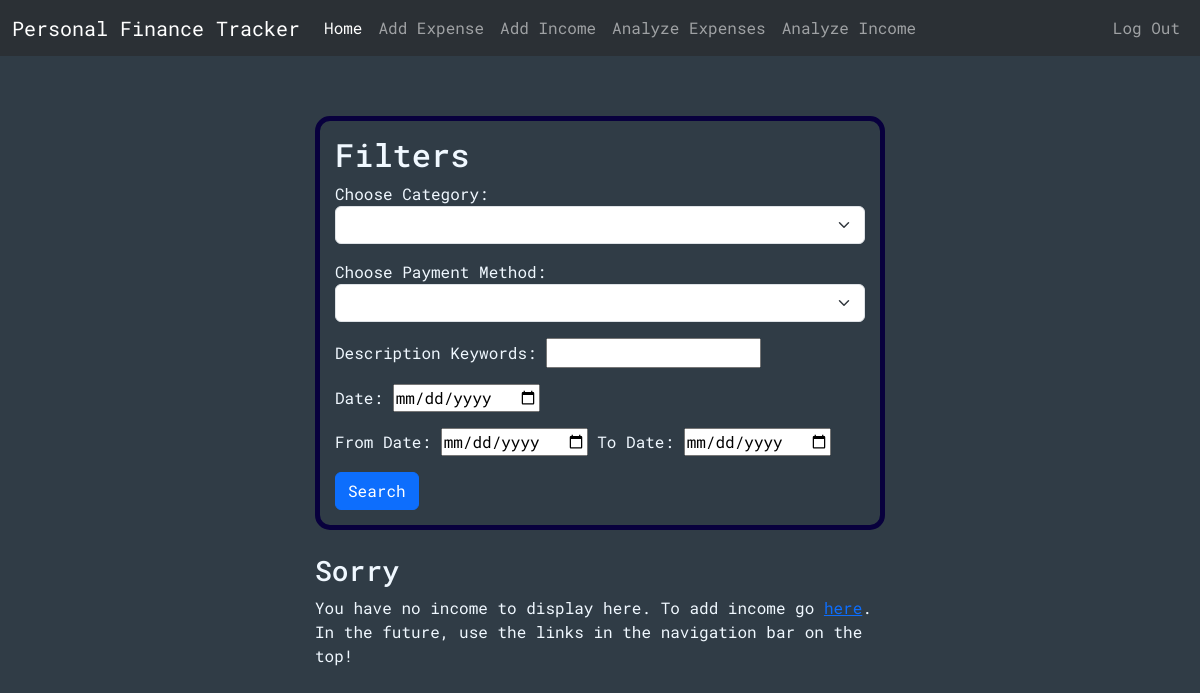
Page /analyzeIncome (signed in) on the earlier database version.
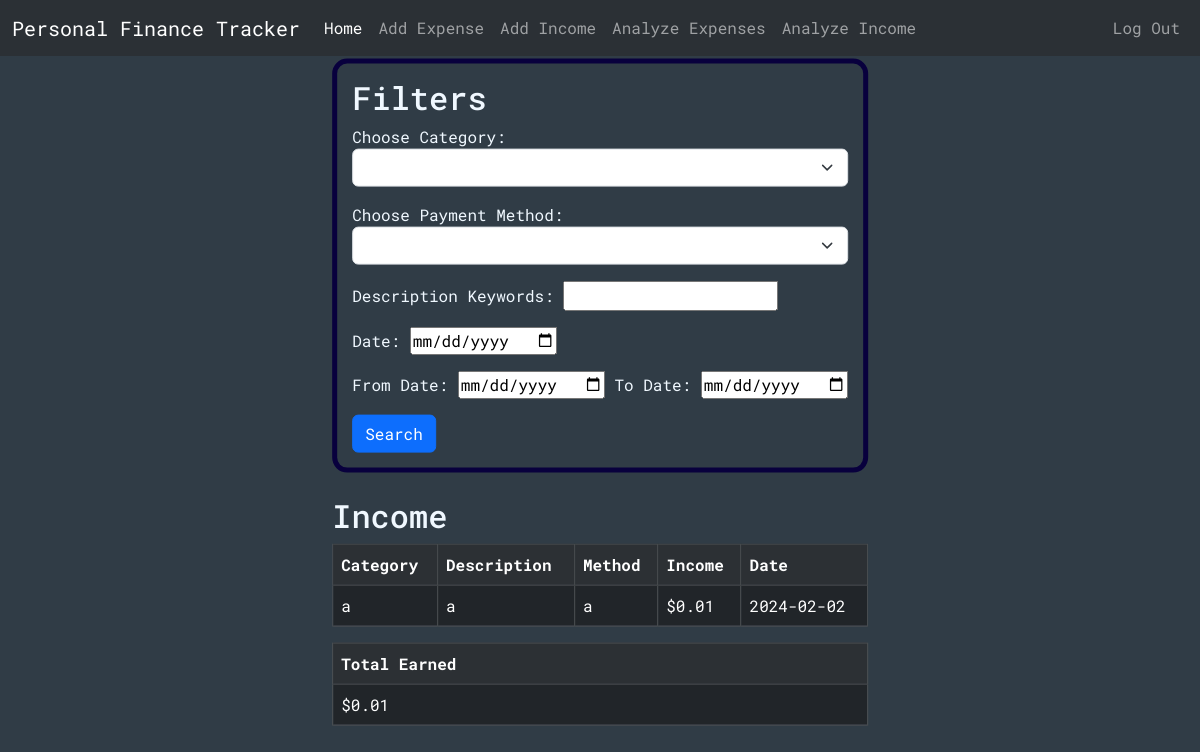
Same page on the later database version.
### tables this page shows
CREATE TABLE incomes (id INTEGER PRIMARY KEY, user_id INTEGER NOT NULL, category TEXT, description TEXT, method TEXT, income NUMERIC NOT NULL, date TEXT NOT NULL, FOREIGN KEY (user_id) REFERENCES users(id));

### app.py (the view, shortened to what this page needs)
@app.route("/analyzeIncome", methods=["GET", "POST"])
@login_required
def analyzeIncome():
    conn = get_db_connection()
    categories = conn.execute("SELECT DISTINCT category FROM incomes WHERE user_id = ?", (session["user_id"],)).fetchall()
    methods = conn.execute("SELECT DISTINCT method FROM incomes WHERE user_id = ?", (session["user_id"],)).fetchall()
    incs = conn.execute("SELECT * FROM incomes WHERE user_id = ?", (session["user_id"],)).fetchall()
    total = conn.execute("SELECT SUM(income) AS sum FROM incomes WHERE user_id = ?", (session["user_id"],)).fetchall()[0]["sum"]
    return render_template("analyzeIncome.html", categories=categories, methods=methods, incomes=incs, total=total)

### helpers.py (called while the page is built)
def login_required(f):
    @wraps(f)
    def decorated_function(*args, **kwargs):
        if session.get("user_id") is None:
            return redirect("/login")
        return f(*args, **kwargs)
    return decorated_function

def get_db_connection():
    conn = sqlite3.connect('database.db')
    conn.row_factory = sqlite3.Row
    return conn

### templates/analyzeIncome.html (shortened to what this page needs)
{% extends "layout.html" %}
{% block body %}
<div class="cont center">
      <div class="formBox">
        <h2>Filters</h2>
        <form action="/analyzeIncome" method="post">
          <div class="mb-3">
            <label for="category">Choose Category:</label>
            <select name="category" id="category" class="form-select">
              <option></option>
              {% for category in categories %}
              <option value="{{category["category"]}}">{{category["category"]}}</option>
              {% endfor %}
            </select>
          </div>
          <div class="mb-3">
            <label for="method">Choose Payment Method:</label>
            <select name="method" id="method" class="form-select">
              <option></option>
              {% for method in methods %}
              <option value="{{method["method"]}}">{{method["method"]}}</option>
              {% endfor %}
            </select>
          </div>
          <div class="mb-3">
            <label for="keywords">Description Keywords:</label>
            <input type="text" name="keywords" id="keywords">
          </div>
          <div class="mb-3">
            <label for="date">Date:</label>
            <input type="date" name="date" id="date">
          </div>
          <div class="mb-3">
            <label for="fromDate">From Date:</label>
            <input type="date" name="fromDate" id="fromDate">
            <label for="toDate">To Date:</label>
            <input type="date" name="toDate" id="toDate">
          </div>
          <button type="submit" class="btn btn-primary">Search</button>
        </form>
      </div>
      <br>
      {% if incomes -%}
      <div>
        <div>
      <h2>Income</h2>
      <div class="table-responsive">
        <table class="table table-dark table-striped table-bordered table-hover">
          <tr>
            <th scope="col">Category</th>
            <th scope="col">Description</th>
            <th scope="col">Method</th>
            <th scope="col">Income</th>
            <th scope="col">Date</th>
          </tr>
          {% for income in incomes %}
          <tr>
            <td>{{ income["category"] }}</td>
            <td>{{ income["description"] }}</td>
            <td>{{ income["method"] }}</td>
            <td>{{ "$%.2f" | format(income["income"]) }}</td>
            <td>{{ income["date"] }}</td>
          </tr>
          {% endfor %}
        </table>
      </div>
      <table class="table table-dark table-striped table-bordered table-hover">
        <tr>
          <th scope="col">Total Earned</th>
        </tr>
        <tr>
            <td>{{"$%.2f" | format(total)}}</td>
        </tr>
      </table>
    </div>
      {% else -%}
      <h3>Sorry</h3>
        <p>
          You have no income to display here. To add income go
          <a href="/add-income">here</a>. In the future, use the links in the
          navigation bar on the top!
        </p>
      {% endif %}
</div>
{% endblock %}

Differences in the rows shown:
added incomes: category "a", description "a", method "a", income "$0.01", date "2024-02-02"
Other differences:
{{ "$%.2f" | format(total) }}: (not shown) → "$0.01"
text no longer shown: "Sorry You have no income to display here. To add income go here . In the future, use the links in the navigation bar on the top!"
text now shown: "Income Category Description Method Income Date Total Earned"
